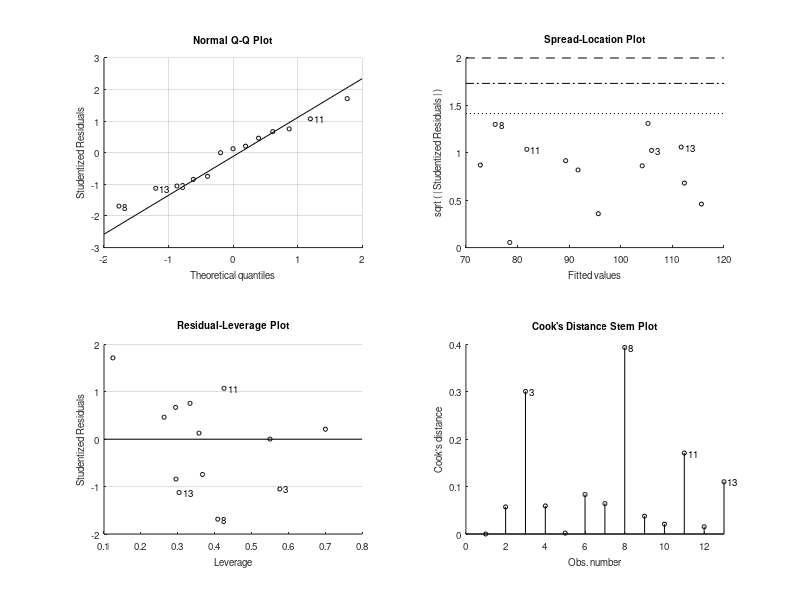

Write MATLAB code to recreate this figure. (Note: this script raises an error after producing the figure.)
%%
clear; close all; clc;
disp('>> ')
disp('>> ')
disp('>> ========= WELCOME TO THE OENG1116 TUTORIAL-7===========')
disp('>> ')
disp('>> ')
disp('>> ')
disp('>> ')
commandwindow

%%
clear;
clc;
disp('>> ')
disp('>> ')
disp('>> ========= Example of fitlm_1===========')
disp('>> ')
disp('>> ')
disp('>> ')
rng(1);
load hald % built-in data set in Matlab
mdl = fitlm(ingredients,heat,'linear') ; 
heatpred = predict(mdl,ingredients);
table( heat( : ),heatpred( : ), 'VariableNames',... 
    {' Heat',' Predicted_heat'}) %Show the results of data of the output and predicted output.

%%
clear;
clc;
disp('>> ')
disp('>> ')
disp('>> ========= fitlm_2===========')% regression1.xlsx has been used .
disp('>> ')
disp('>> ')
disp('>> ')
rng(1);
Filename='regression1.xlsx';
Sheetread='Sheet1';
Input1='A1:A100';
output1='B1:B100';
Input=xlsread(Filename,Sheetread,Input1); %Read Microsoft Excel 
Target=xlsread(Filename,Sheetread,output1 );
x=Input;
t=Target;
t= fillmissing(t,'spline'); %fill in the missing output data
mdl = fitlm(x,t,'linear');
ypred = predict(mdl,x);
plot(x,t,'o',x,ypred,'x')
legend('Data','Predictions')


%%
clear;
clc;
disp('>> ')
disp('>> ')
disp('>> ========= Example of polyfit function_1===========')
disp('>> ')
disp('>> ')
disp('>> ')

x=[0.1;0.2;0.4;0.6;0.9;1.3;1.5;1.7;1.8];
y=[0.75;1.25;1.45;1.25;0.85;0.55;0.35;0.28;0.18];
p1=polyfit(x,y,7);% returns the coefficients for a polynomial p(x) of degree 7
y_predict=polyval(p1,x);
plot(x,y,'o',x,y_predict,'-');
table( y( : ),y_predict( : ), 'VariableNames',... 
    {' Actual_y',' Predicted_y'}) %Show the results of data of the output and predicted output.

%%
clear;
clc;
disp('>> ')
disp('>> ')
disp('>> ========= Example of polyfit function_2===========')
disp('>> ')
disp('>> ')
disp('>> ')
x = linspace(0,1,5); % input 
t = 1./(1+x);% output
p = polyfit(x,t,4); %gives the coefficients 
xnew = linspace(0,2); % new x
tnew = 1./(1+xnew); % new y
ynew = polyval(p,xnew);
figure 
plot(x,t,'o')
hold on 
plot(xnew,tnew)
plot(xnew,ynew,'r--')
legend('t','tnew','ynew')
%%
clear;
clc;
disp('>> ')
disp('>> ')
disp('>> ========= Example of polyfit function_3===========')
disp('>> ')
disp('>> ')
disp('>> ')
data=[0 0.562
0	0.58
0	0.549
25	0.572
25	0.6
25	0.572
57	0.744
57	0.749
57	0.742
90	0.776
90	0.789
90	0.824
115	0.959
115	0.993
115	0.949
136	1.248
136	1.282
136	1.304
165	1.492
165	1.468
165	1.49
186	1.854
186	1.804
];
figure(1);
plot(data(:,1),data(:,2),'ks');grid on;% plotting with black squares
x=data(:,1);
y=data(:,2);
m1=polyfit(x,y,1); %build a first order polynomial model ,m1 are the coefficients (linear )
p1=polyval(m1,x);
m2=polyfit(x,y,2);%build a second order polynomial model ,m2 are the coefficients
p2=polyval(m2,x);
m3=polyfit(x,y,3);%build a second order polynomial model ,m3 are the coefficients
p3=polyval(m3,x);
m4=polyfit(x,log(y),1);%build a logarithmic model of order 1 ,m4 are the coefficients
p4=polyval(m4,x);
figure(2);
subplot(2,2,1),plot(x,y,'ko'),hold on,plot(x,p1,'k--');grid on,title('first order');
subplot(2,2,2),plot(x,y,'ko'),hold on,plot(x,p2,'k--');grid on,title('second order');
subplot(2,2,3),plot(x,y,'ko'),hold on,plot(x,p3,'k--');grid on,title('third order');
subplot(2,2,4),plot(x,log(y),'ko'),hold on,plot(x,p4,'k--');grid on,title('logarithmic fit');


%%
clear;
clc;
disp('>> ')
disp('>> ')
disp('>> ========= Example of lsqcurvefit function_1===========')
disp('>> ')
disp('>> ')
disp('>> ')
rng(1); 
x = linspace(0,3);
t = exp(-1.3*x) + 0.05*randn(size(x));
fun = @(b,x)b(1)*exp(b(2)*x); % Defining the Model function
b0 = [1/2,-2]; %Coefficient initiation 
mdl = lsqcurvefit(fun,b0,x,t); % obtaining the coefficients.
ypredicted=fun(mdl,x);
plot(x,t,'ko',x,ypredicted,'b-')
legend('Data','Fitted exponential')
title('Data and Fitted Curve')
%%
clear;
clc;
disp('>> ')
disp('>> ')
disp('>> ========= Example of lsqcurvefit function_2===========')
disp('>> ')
disp('>> ')
disp('>> ')
rng(1);
x = [-2,-1.64,-1.33,-0.7,0,0.45,1.2,1.64,2.32,2.9]; 
t = [0.699369,0.700462,0.695354,1.03905,1.97389,2.41143,1.91091,0.919576,-0.730975,-1.42001]; 
fun = @(b,x)b(1)*cos(b(2)*x)+b(2)*sin(b(1)*x); 
b = [1,0.2]; 
mdl = lsqcurvefit(fun,b,x,t);% mdl will be the coefficients
ypredicted=fun(mdl,x);%This equals to yexpected =mdl(:,1)*cos(mdl(:,2)*x)+mdl(:,2)*sin(mdl(:,1)*x)
plot(x,t,'ko',x,ypredicted,'b-')
legend('Data','Fitted exponential')
title('Data and Fitted Curve')
table( t(: ),ypredicted(:), 'VariableNames',... 
    {' Actual_y',' Predicted_y'}) 



%%
clear;
clc;
disp('>> ')
disp('>> ')
disp('>> ========= Example of fitnlm function_1===========')% regression2.xlsx has been used .
disp('>> ')
disp('>> ')
disp('>> ')
rng(1) ;
Filename='regression2.xlsx';
Sheetread='Sheet1';
Input1='A1:B406';
output1='C1:C406';
Input=xlsread(Filename,Sheetread,Input1); %Read Microsoft Excel 
Target=xlsread(Filename,Sheetread,output1 );
x=Input;
t=Target;
x=fillmissing(x,'spline'); %fill in the missing input data
t= fillmissing(t,'spline'); %fill in the missing output data
modelfun = @(b,x)(b(1) + b(2)*x(:,1).^b(3) +...
b(4)*x(:,2).^b(5)); % nonlinear model
beta0 = [-50 500 -1 500 -1]; % coefficients initiation
mdl = fitnlm(x,t,modelfun,beta0); 
y_expected = predict(mdl,x);
table( t (10:20 ),y_expected( 10:20 ), 'VariableNames',... 
    {' TrueLabel',' PredictedLabel'}) %Show the results of 1st  to 10th data of the output and predicted output.
MSE_training= (mean((t - y_expected).^2));
RMSE_training = sqrt(mean((t - y_expected).^2));

%%
clear;
clc;
disp('>> ')
disp('>> ')
disp('>> ========= Example of fitnlm function_2===========')% regression3.xlsx has been used .
disp('>> ')
disp('>> ')
disp('>> ')
rng(1) ;
Filename='regression3.xlsx';
Sheetread='Sheet1';
Input1='A1:C13';
output1='D1:D13';
Input=xlsread(Filename,Sheetread,Input1); %Read Microsoft Excel 
Target=xlsread(Filename,Sheetread,output1 );
x=Input;
t=Target;
beta = [1 1 1 1 1]; % coefficient initiation
fun = @(b,x)((b(1)*x(:,2)-x(:,3)/b(5))./(1+b(2)*x(:,1)+b(3)*x(:,2)+b(4)*x(:,3)));
mdl = fitnlm(x,t,fun,beta)
y_expected = predict(mdl,x);
table( t( : ),y_expected( : ), 'VariableNames',... 
    {' Actual_Y',' PredictedY'}) %Show the results of 5th  to 10th data of the output and predicted output.
MSE_training= (mean((t - y_expected).^2));
RMSE_training = sqrt(mean((t - y_expected).^2));
%%
clear;
clc;
disp('>> ')
disp('>> ')
disp('>> ========= Example of fitnlm function_3===========')% regression4.xlsx has been used .
disp('>> ')
disp('>> ')
disp('>> ')
rng(1);
Filename='regression4.xlsx';
Sheetread='Sheet1';
Input1='A1:C72';
output1='D1:D72';
Input=xlsread(Filename,Sheetread,Input1); %Read Microsoft Excel 
Target=xlsread(Filename,Sheetread,output1 );
x=Input;
t=Target;
[xn,sxn] = mapminmax(x');% Standardize x 
[tn,stn]= mapminmax(t');% Standardize t
Sheetread1='Sheet2';
Input2='A1:C3';
Target2 ='D1:D3';
Inputnew=xlsread(Filename,Sheetread1,Input2);
Targetnew=xlsread(Filename,Sheetread1,Target2 );
xnew=Inputnew; 
tnew=Targetnew;
xnewn = mapminmax('apply',xnew',sxn); % The same Process setting of 
%standardization for x should  be applied for xnew as well .%xnewn is the
%standardized xnew 
xn=xn';% standardized x
tn=tn';% standardized t
xnewn=xnewn';%standardized xnew
beta = [1 1 1 1 1 1 ]; % coefficient initiation
fun=@(b,xn)b(1)+b(2)*xn(:,1)+b(3)*xn(:,2)+b(4)*xn(:,3)+b(5)*(xn(:,1).^2)+b(6)*((xn(:,1).*xn(:,2).*xn(:,3)));% nonlinear model with standardized x
mdl = fitnlm(xn,tn,fun,beta);% find coeffcients(beta) of model(fun )using normalized x and t 
yfitn = predict(mdl,xn);% make prediction based on normalized x
yfit = mapminmax('reverse', yfitn,stn); % To reverse the prediction to original state using the same process setting of t 
table( t( 10:20 ),yfit( 10:20 ), 'VariableNames',... 
    {' TrueLabel',' PredictedLabel'}) %Show the results of 5th  to 10th data of the output and predicted output.
MSE_training=sum((yfit-t).^2)/numel(t); % Calculate MSE for data 
RMSE_training=sqrt(sum((yfit-t).^2)/numel(t)); % Calculate RMSE for data
ynewn=predict(mdl,xnewn);% make prediction based on normalized new data
ynew = mapminmax('reverse', ynewn,stn); % To reverse the normalized ynew and use the processing setting of t
table(tnew(:),ynew(:),'VariableNames',{'ObservedValue_Newdata',' PredictedValue_newdata'}) % show data in output and predicted output
MSE_testing=sum((tnew-ynew).^2)/numel(tnew); % Calculate MSE for new data
RMSE_testing=sqrt(sum((tnew-ynew).^2)/numel(tnew)); % Calculate RMSE for new data
Errorpercentage=((ynew-tnew)./tnew)*100; % Calculate error percentage for tnew and ynew
% R=corr(ynew,tnew);